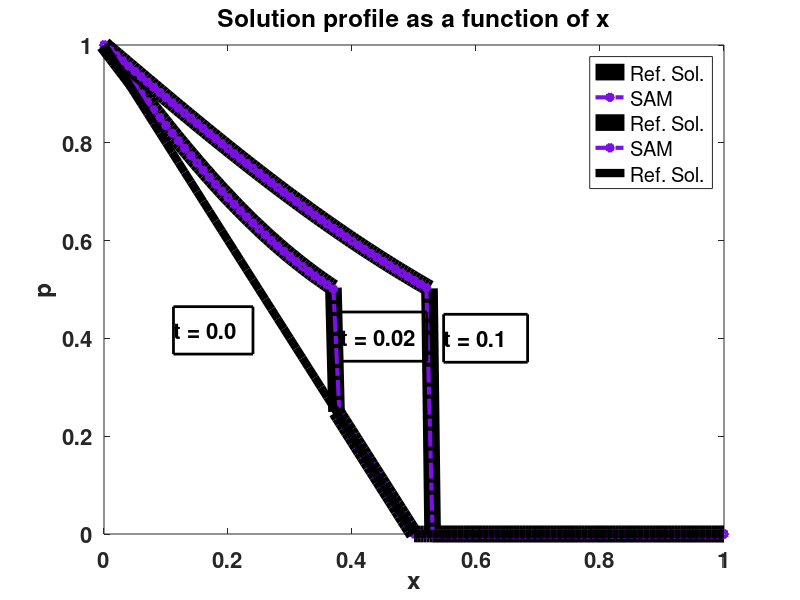
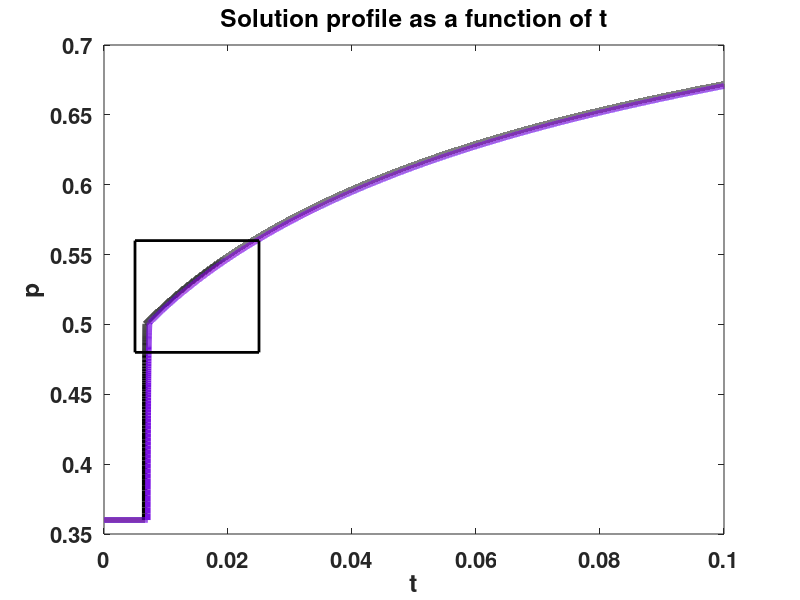

These figures' MATLAB source, in order: (Note: this script raises an error after producing the figures.)
close all
N = 100;
addpath('fixPSlinestyle')
addpath('data/foam/piecewiselinear_ic/')
pexact02 = load('sam_nx200nt02.mat');
pexact1 = load('sam_nx200nt1.mat');
psam02 = load('sam_nx100nt02.mat');
psam1 = load('sam_nx100nt1.mat');
figure(1)
p = plot(pexact02.x_cent, pexact02.p, psam02.x_cent, psam02.p);
set(gca, 'FontSize',16,'FontWeight','bold');
set(findall(gca, 'Type', 'Line'),'LineWidth',4);
set(p(1),'LineStyle','-','Color','k','Linewidth', 12,...
    'DisplayName','Ref. Sol.');
set(p(2),'MarkerSize',6,'Marker','pentagram','LineWidth',3,...
    'LineStyle','-.',...
    'Color',[0.47843137383461 0.062745101749897 0.894117653369904],...
    'DisplayName','Ref. Sol.');
legend('Ref. Sol.','SAM')
xlabel('x')
ylabel('p')
title('Solution profile as a function of x')
hold on
p = plot(pexact1.x_cent, pexact1.p, psam1.x_cent, psam1.p);
%set(findall(gca, 'Type', 'Line'),'LineWidth',4);
set(gca, 'FontSize',16,'FontWeight','bold');
set(p(1),'LineStyle','-','Color','k','Linewidth', 12,...
    'DisplayName','Ref. Sol.');
set(p(2),'MarkerSize',6,'Marker','pentagram','LineWidth',3,...
    'LineStyle','-.',...
    'Color',[0.47843137383461 0.062745101749897 0.894117653369904],...
    'DisplayName','SAM');
dx = 1 / N;
x1 = 0:dx:1;
p = zeros(size(x1));
p(x1 <= 0.5) = 1 - 2*x1(x1 <= 0.5)';
p = plot(x1,p);
set(p,'LineStyle','-','Color','k','Linewidth',6,...
    'DisplayName','Ref. Sol.');
% set(p,'MarkerSize',6,'Marker','pentagram','LineWidth',3,...
%     'LineStyle','-.',...
%     'Color',[0.47843137383461 0.062745101749897 0.894117653369904],...
%     'DisplayName','SAM');
% Create textbox
annotation('textbox',...
    [0.554539450634153 0.39625850340136 0.104975474738982 0.0799319727891148],...
    'String',{'t = 0.1'},...
    'FontWeight','bold',...
    'FontSize',16,...
    'FitBoxToText','off',...
    'LineWidth',2);

% Create textbox
annotation('textbox',...
    [0.425373134328358 0.397959183673469 0.108208955223881 0.0820408163265285],...
    'String',{'t = 0.02'},...
    'FontWeight','bold',...
    'FontSize',16,...
    'FitBoxToText','off',...
    'LineWidth',2);

% Create textbox
annotation('textbox',...
    [0.216828358208955 0.409863945578231 0.0994029850746275 0.0790476190476162],...
    'String',{'t = 0.0'},...
    'FontWeight','bold',...
    'FontSize',16,...
    'FitBoxToText','off',...
    'LineWidth',2);
% p = plot(x1, p);

print(1,'-depsc2','test');
fileLoc = '~/Documents/Stanford/Research/ResearchPapers/Discontinous/Results/';
%fixPSlinestyle('test.eps',[fileLoc sprintf('plinearic_possam%i.eps',N)]);
figure(2)
p = plot(pexact1.t-0.0479, pexact1.p_t, psam1.t-0.0479, psam1.p_t);
%add in exact solution for reference
set(findall(gca, 'Type', 'Line'),'LineWidth',4);
set(gca, 'FontSize',16,'FontWeight','bold');
set(p(2),'LineStyle','-',...
    'Color',[0.47843137383461 0.062745101749897 0.894117653369904],...
    'DisplayName','Integral');
set(p(1),'LineStyle','-',...
     'Color','k',...
     'DisplayName','Ref. Sol.');
xlabel('t')
ylabel('p')
%axes1 = axes('FontWeight','bold','FontSize',16);
x_l = 0.005;
x_u = 0.025;
y_l = 0.48;
y_u = 0.56;
h = y_u - y_l;
w = x_u - x_l;
r = rectangle('Position',[x_l y_l w h],'LineWidth',2);
title('Solution profile as a function of t')
print(2,'-depsc2','test');
fixPSlinestyle('test.eps',[fileLoc 'pclinic_sam.eps']);
% Uncomment the following line to preserve the Y-limits of the axes
ylim([0.48 0.56]);
%box('on');
set(findall(gca, 'Type', 'Line'),'LineWidth',6);
legend('Ref. Sol', 'SAM','Location', 'northwest')
xlabel('t')
ylabel('p')
%axes1 = axes('FontWeight','bold','FontSize',16);
title('Solution profile as a function of t')
print(2,'-depsc2','test');
%fixPSlinestyle('test.eps',[fileLoc 'pclinic_samzoom.eps']);